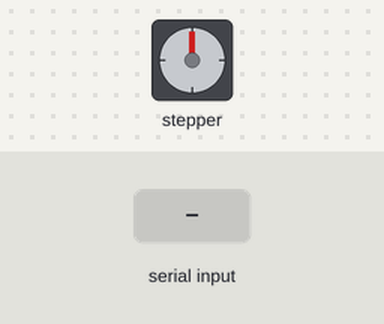
Simulated run of this sketch. Board: Arduino Uno, built with avr-gcc and run on an emulated ATmega328P. Parts: stepper motor. The test bench sets the inputs (shaded band). Stepper angles assume 42 steps per turn.

Above: at 1.2 s.
1.3 s: byte 6 (6) received over Serial
At 3.0 s:
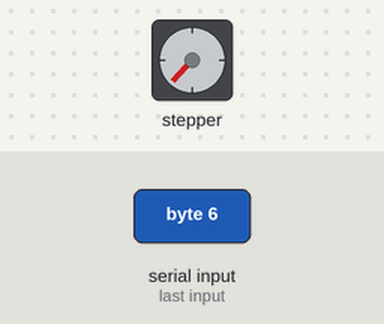
3.3 s: byte 5 (5) received over Serial
At 4.6 s:
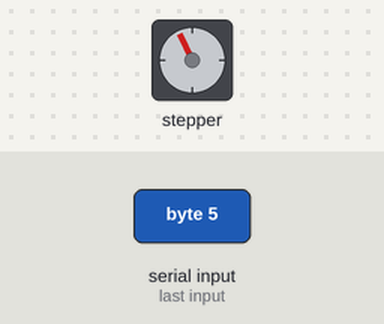
5.0 s: byte 7 (7) received over Serial
At 6.1 s:
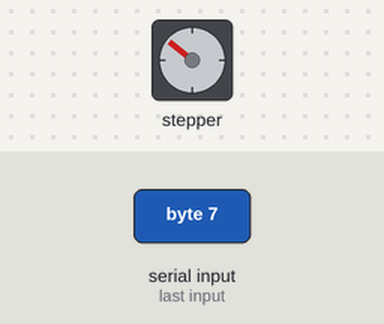
7.2 s: byte 5 (5) received over Serial
At 8.6 s:
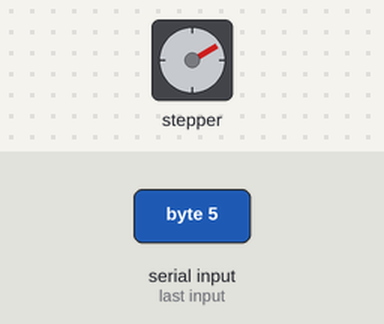
8.9 s: byte 6 (6) received over Serial
At 10.1 s:
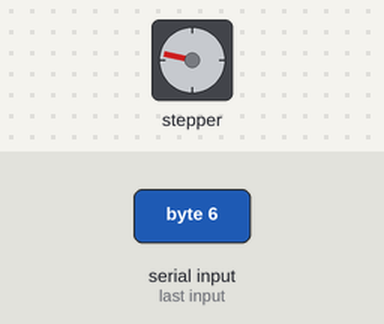
10.9 s: byte 7 (7) received over Serial
At 13.0 s:
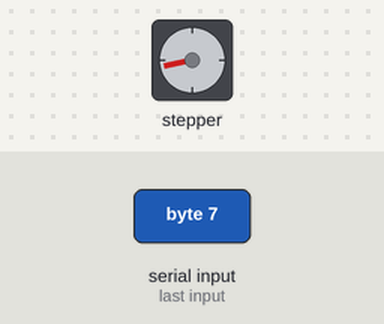
Timing chart, 0 to 14.0 s (numbered marks = the images above; inputs shaded):
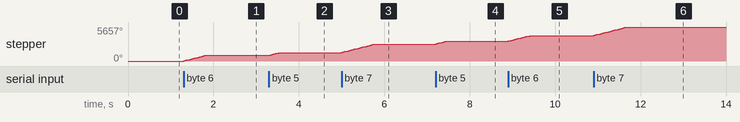

Measured:
- after the input at 1.3 s, stepper: turns 942° clockwise in 0.53 s, starting at once
- after the input at 3.3 s, stepper: turns 472° clockwise in 0.26 s, starting at once
- after the input at 5.0 s, stepper: turns 1414° clockwise in 0.79 s, starting at once
- after the input at 7.2 s, stepper: turns 472° clockwise in 0.26 s, starting at once
- after the input at 8.9 s, stepper: turns 942° clockwise in 0.53 s, starting at once
- after the input at 10.9 s, stepper: turns 1415° clockwise in 0.79 s, starting at once

The sketch:

stepper.ino
```cpp
#include<Stepper.h>
#define STEPS_PER_MOTOR_REVOLUTION 42
Stepper small_stepper(STEPS_PER_MOTOR_REVOLUTION,8,10,9,11);
int sequence[4] = {0,1,3,2};   // 0 = red, 1=blue, 2=green, 3=yellow , 1st position = north , 2nd = east , 3rd = south , 4th = west
int Steps2Take, incomingval ;
void setup() {
    Serial.begin(9600);
  }

void loop() {
   if(Serial.available()>0){
      incomingval = Serial.read();
        if(incomingval == sequence[0]){				// if incoming color variable is equal to that at north, do not move
              delay(100);
          }
        else if(incomingval == sequence[1]){		// if incoming color variable is equal to that at east, rotate 270 clockwise
              small_stepper.setSpeed(300);
              small_stepper.step(165);
              delay(200);
          }
        else if(incomingval == sequence[2]){		// if incoming color variable is equal to that at south, rotate 180 colckwise
               small_stepper.setSpeed(300);
               small_stepper.step(110);
               delay(200);
          }
        else if(incomingval == sequence[3]){		// if incoming color variable is equal to that at west, move 90 clockwise
               small_stepper.setSpeed(300);
               small_stepper.step(55);
               delay(200);
          }

          											// to regain the initial configuration of rotating structure
        else if(incomingval == 4){
              delay(100);
          }
        else if(incomingval == 5){					//if this specific value is received, roate 90
                small_stepper.setSpeed(300);
              small_stepper.step(55);
              delay(200);
          }
        else if(incomingval == 6){
               small_stepper.setSpeed(300);
              small_stepper.step(110);
              delay(200);
          }
        else if(incomingval == 7){
               small_stepper.setSpeed(300);
              small_stepper.step(165);
              delay(200);
          }
    }


}
```
